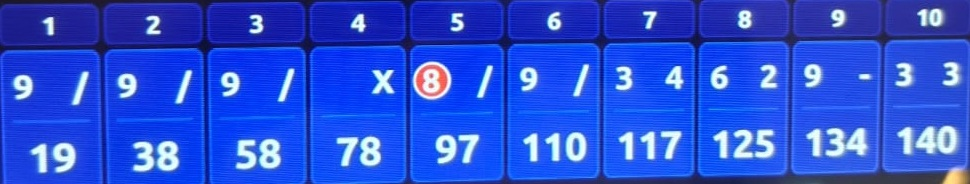
#> input picture data/images/20250612-game2.jpeg, 970 x 184 px
$ jupyter execute --allow-errors bowling-detection.ipynb
#> lines starting #> are read from the running program, lines starting #| are printed output that depends on the picture
[cell 1]
import numpy as np
import cv2
import matplotlib.pyplot as plt

# 1) Calibrate grayscale weights by class means
bg_samples = np.array([
    [27, 61, 221],
    [30, 63, 220],
    [4, 114, 212],
    [3, 122, 248],
    [39, 73, 224],
    [0, 98, 222]
], dtype=float)

fg_samples = np.array([
    [240, 251, 245],
    [213, 255, 251],
    [225, 255, 253],
    [209, 243, 255],
    [223, 255, 255],
    [150, 231, 252],
    [186, 245, 255]
], dtype=float)

mu_bg = bg_samples.mean(axis=0)
mu_fg = fg_samples.mean(axis=0)
w = mu_fg - mu_bg # difference vector => direction maximizing separation
w_norm = w / w.sum() # normalize to sum = 1
print("Calibrated weights (R, G, B):", w_norm)

# 2) Compare old vs. new grayscale on one image
img = cv2.imread('data/images/20250612-game2.jpeg')
#> img is the input picture: shape (184, 970, 3); mean B, G, R 211.6, 79.8, 42.8
img_rgb = cv2.cvtColor(img, cv2.COLOR_BGR2RGB)

# old method
b, g, r = cv2.split(img)
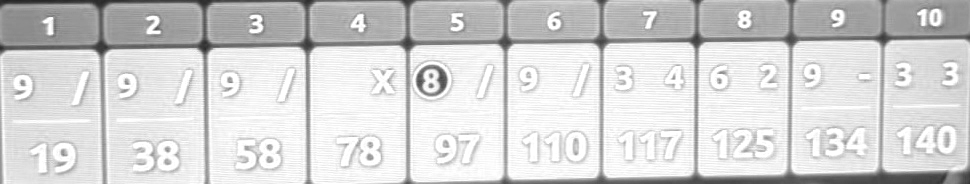
#> b: shape (184, 970); min 34, max 255, mean 211.6
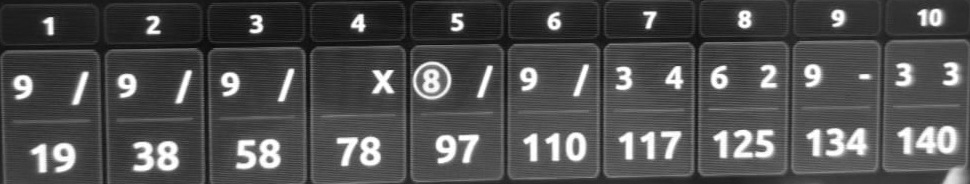
#> g: shape (184, 970); min 7, max 255, mean 79.8
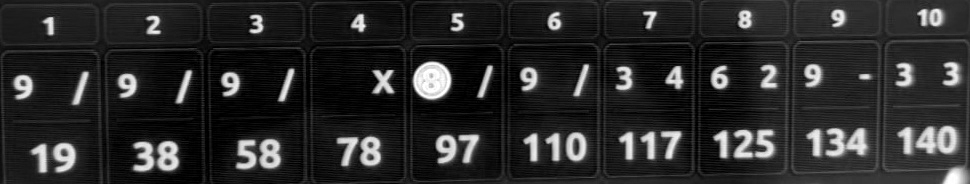
#> r: shape (184, 970); min 0, max 255, mean 42.8
old_gray = cv2.addWeighted(r, 0.5, g, 0.5, 0)
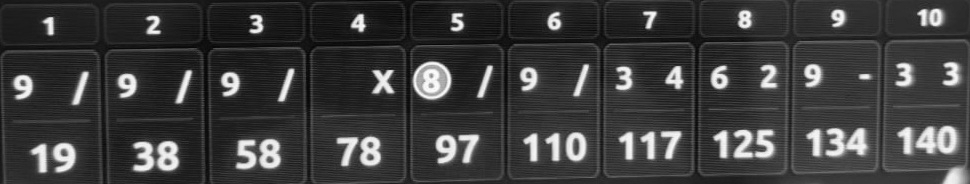
#> old_gray: shape (184, 970); min 4, max 254, mean 61.3

# new method
new_gray = (w_norm[0]*r + w_norm[1]*g + w_norm[2]*b).astype(np.uint8)

# display side-by-side
fig, axes = plt.subplots(1, 3, figsize=(12, 4))
axes[0].imshow(img_rgb); axes[0].set_title("Original RGB"); axes[0].axis('off')
axes[1].imshow(old_gray, cmap='gray'); axes[1].set_title("Old gray"); axes[1].axis('off')
axes[2].imshow(new_gray, cmap='gray'); axes[2].set_title("Calibrated gray"); axes[2].axis('off')
plt.tight_layout()
plt.show()
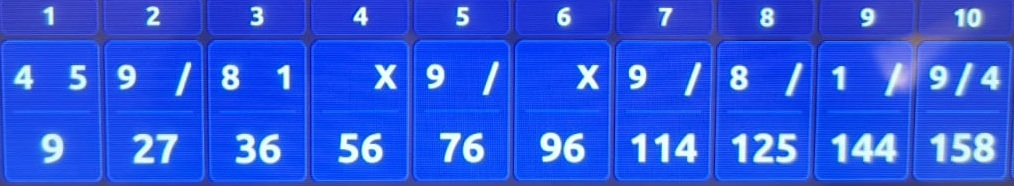
#> input picture data/images/20250612-game10.jpeg, 1014 x 186 px
#> further down, img is the input picture: shape (186, 1014, 3); mean B, G, R 225.1, 85.6, 43.8

[cell 2]
import cv2
import numpy as np
import pytesseract
import matplotlib.pyplot as plt

# ---------------------- Calibration & Parameters ----------------------
# Calibrated grayscale weights (R, G, B)
W = np.array([0.50300348, 0.42320582, 0.07379071])

# HSV thresholds for the blue scoreboard (approx. hue ~110°)
lower_blue = np.array([100,  50,  50])
upper_blue = np.array([130, 255, 255])

# OCR config: single-line mode, whitelist digits, X, /, -, F
config = '--psm 7 -c tessedit_char_whitelist=123456789X/-F'


# ---------------------- Helper Functions ----------------------
def to_gray(img):
    """Convert BGR image to grayscale using calibrated weights."""
    b, g, r = cv2.split(img)
    gray = (W[0]*r + W[1]*g + W[2]*b).astype(np.uint8)
    return gray

def remove_red_circles(bgr):
    """Inpaint red circular overlays back to the board color."""
    hsv = cv2.cvtColor(bgr, cv2.COLOR_BGR2HSV)
    mask1 = cv2.inRange(hsv, np.array([0, 100, 100]), np.array([10, 255, 255]))
    mask2 = cv2.inRange(hsv, np.array([170, 100, 100]), np.array([180, 255, 255]))
    red_mask = cv2.bitwise_or(mask1, mask2)
    red_mask = cv2.morphologyEx(red_mask, cv2.MORPH_CLOSE, np.ones((5,5), np.uint8))
    return cv2.inpaint(bgr, red_mask, inpaintRadius=3, flags=cv2.INPAINT_TELEA)

def detect_skew_by_hough(gray):
    """Detect small skew by Hough line transform on vertical grid lines."""
    edges = cv2.Canny(gray, 50, 150)
    lines = cv2.HoughLines(edges, 1, np.pi/180, threshold=150)
    if lines is None:
        return 0.0
    angles = []
    for rho, theta in lines[:,0]:
        deg = theta * 180/np.pi - 90
        if abs(deg) < 10:  # near-vertical lines
            angles.append(deg)
    if not angles:
        return 0.0
    angle = float(np.median(angles))
    # clamp to [-5°, +5°]
    return float(np.clip(angle, -5.0, 5.0))

def rotate(img, angle):
    """Rotate image around center by -angle degrees (to deskew)."""
    h, w = img.shape[:2]
    M = cv2.getRotationMatrix2D((w/2, h/2), -angle, 1.0)
    return cv2.warpAffine(img, M, (w, h), flags=cv2.INTER_CUBIC)

def crop_row(img):
    """Crop the central band containing the bowler's score row."""
    h = img.shape[0]
    return img[int(0.3*h):int(0.59*h), :]

def split_frames(img):
    """Split the row into 10 equal-width slices (prototype)."""
    h, w = img.shape[:2]
    frames = []
    for i in range(10):
        x1 = int(i * w / 10)
        x2 = int((i + 1) * w / 10)
        frames.append(img[:, x1:x2])
    return frames

def preprocess_for_ocr(gray):
    """Binarize the grayscale image to maximize character contrast."""
    # 1) Global Otsu
    _, bin_glob = cv2.threshold(gray, 0, 255, cv2.THRESH_BINARY_INV + cv2.THRESH_OTSU)
    # 2) Adaptive threshold
    bin_adapt = cv2.adaptiveThreshold(gray, 255,
                                      cv2.ADAPTIVE_THRESH_GAUSSIAN_C,
                                      cv2.THRESH_BINARY_INV,
                                      blockSize=15, C=2)
    # 3) Closing to fill small holes
    kernel = np.ones((3,3), np.uint8)
    bin_closed = cv2.morphologyEx(bin_adapt, cv2.MORPH_CLOSE, kernel, iterations=1)
    # Choose the mask with more ink (simple heuristic)
    return bin_glob if bin_glob.sum() > bin_closed.sum() else bin_closed


# ---------------------- Testing on Sample Images ----------------------
tests = [
    ('data/images/20250612-game10.jpeg',
     ['45','9/','81','X','9/','X','9/','8/','1/','9/4']),
    ('data/images/20250421-game6.jpg',
     ['81','51','9-','9-','4/','7-','9-','34','15','9F']),
    ('data/images/20250612-game7.jpg',
     ['6/','71','X','X','8/','X','9-','9/','8-','81']),
    ('data/images/20250421-game7.jpg',
     ['X','62','35','8-','3/','-3','7-','X','9-','9/6'])
]


#> (the rest of this cell did not finish here and is left out)

    gray_row = to_gray(remove_red_circles(row))
#> in remove_red_circles, `hsv = cv2.cvtColor(bgr, cv2.COLOR_BGR2HSV)`: hsv: shape (54, 1014, 3); mean H, S, V 111.9, 211, 233.8
#> in remove_red_circles, `mask1 = cv2.inRange(hsv, np.array([0, 100, 100]), np.array([10, 255, 2..`: mask1: shape (54, 1014); every value is 0
#> in to_gray, `b, g, r = cv2.split(img)`:
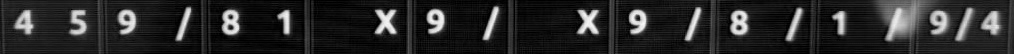
#> r: shape (54, 1014); min 0, max 248, mean 40.7
#> in to_gray, `gray = (W[0]*r + W[1]*g + W[2]*b).astype(np.uint8)`:
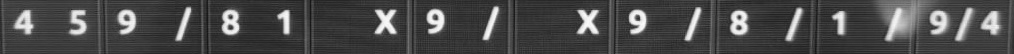
#> gray: shape (54, 1014); min 20, max 251, mean 74.1
    angle = detect_skew_by_hough(gray_row)
#> in detect_skew_by_hough, `edges = cv2.Canny(gray, 50, 150)`:
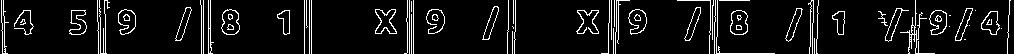
#> edges: shape (54, 1014); 7.5% white in thin lines or dots
#> in detect_skew_by_hough, `lines = cv2.HoughLines(edges, 1, np.pi/180, threshold=150)`: lines = None
#> `angle = detect_skew_by_hough(gray_row)`: angle = 0

    # 2) Deskew full image and re-crop
    img_deskew = rotate(img, angle)
#> in rotate, `M = cv2.getRotationMatrix2D((w/2, h/2), -angle, 1.0)`: M = [[1, 0, 0], [0, 1, 0]]
    row = crop_row(img_deskew)

    # 3) Frame-split, clean, binarize, and OCR
    ocr_res = []
    for fr in split_frames(row):
#> in split_frames, `h, w = img.shape[:2]`: h = 54; w = 1014
        fr_clean = remove_red_circles(fr)
        g = to_gray(fr_clean)
        mask = preprocess_for_ocr(g)
        text = pytesseract.image_to_string(mask, config=config).strip().replace(' ', '')
        ocr_res.append(text)

    print(f"\n{path}")
    print(" Detected skew:     {:.2f}°".format(angle))
    print(" OCR result:        ", ocr_res)
    print(" Ground truth:      ", gt)
    print(" Exact match:       ", ocr_res == gt)
